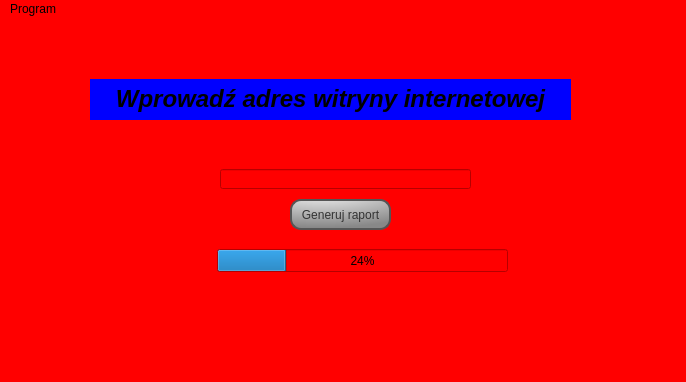
<?xml version="1.0" encoding="UTF-8"?>
<ui version="4.0">
 <class>MainWindow</class>
 <widget class="QMainWindow" name="MainWindow">
  <property name="geometry">
   <rect>
    <x>0</x>
    <y>0</y>
    <width>686</width>
    <height>382</height>
   </rect>
  </property>
  <property name="maximumSize">
   <size>
    <width>686</width>
    <height>16777215</height>
   </size>
  </property>
  <property name="windowTitle">
   <string>MainWindow</string>
  </property>
  <property name="styleSheet">
   <string notr="true">background-color: red;</string>
  </property>
  <widget class="QWidget" name="centralwidget">
   <widget class="QPushButton" name="generateButton">
    <property name="geometry">
     <rect>
      <x>290</x>
      <y>180</y>
      <width>101</width>
      <height>31</height>
     </rect>
    </property>
    <property name="statusTip">
     <string>Rozpocznij generowanie raportu</string>
    </property>
    <property name="styleSheet">
     <string notr="true">QPushButton {
color: #333;
border: 2px solid #555;
border-radius: 11px;
padding: 5px;
background: qradialgradient(cx: 0.3, cy: -0.4,fx: 0.3, fy: -0.4, radius: 1.35, stop: 0 #fff, stop: 1 #888);
 }</string>
    </property>
    <property name="text">
     <string>Generuj raport</string>
    </property>
   </widget>
   <widget class="QLineEdit" name="inputAddress">
    <property name="geometry">
     <rect>
      <x>220</x>
      <y>150</y>
      <width>251</width>
      <height>20</height>
     </rect>
    </property>
    <property name="statusTip">
     <string>Wprowadź adres witryny internetowej, aby uzyskać informacje</string>
    </property>
   </widget>
   <widget class="QLabel" name="labelAddress">
    <property name="geometry">
     <rect>
      <x>90</x>
      <y>60</y>
      <width>481</width>
      <height>41</height>
     </rect>
    </property>
    <property name="styleSheet">
     <string notr="true">background-color: blue</string>
    </property>
    <property name="text">
     <string>&lt;html&gt;&lt;head/&gt;&lt;body&gt;&lt;p align=&quot;center&quot;&gt;&lt;span style=&quot; font-size:18pt; font-weight:600; font-style:italic;&quot;&gt;Wprowadź adres witryny internetowej&lt;/span&gt;&lt;/p&gt;&lt;/body&gt;&lt;/html&gt;</string>
    </property>
   </widget>
   <widget class="QProgressBar" name="progressBar">
    <property name="geometry">
     <rect>
      <x>217</x>
      <y>230</y>
      <width>291</width>
      <height>23</height>
     </rect>
    </property>
    <property name="value">
     <number>24</number>
    </property>
   </widget>
  </widget>
  <widget class="QMenuBar" name="menubar">
   <property name="geometry">
    <rect>
     <x>0</x>
     <y>0</y>
     <width>686</width>
     <height>21</height>
    </rect>
   </property>
   <widget class="QMenu" name="menuProgram">
    <property name="title">
     <string>Program</string>
    </property>
    <addaction name="actionInformacje"/>
    <addaction name="actionZamknij"/>
   </widget>
   <addaction name="menuProgram"/>
  </widget>
  <widget class="QStatusBar" name="statusbar"/>
  <action name="actionInformacje">
   <property name="text">
    <string>Informacje</string>
   </property>
  </action>
  <action name="actionZamknij">
   <property name="text">
    <string>Zamknij</string>
   </property>
  </action>
 </widget>
 <resources/>
 <connections>
  <connection>
   <sender>actionZamknij</sender>
   <signal>triggered(bool)</signal>
   <receiver>MainWindow</receiver>
   <slot>close()</slot>
   <hints>
    <hint type="sourcelabel">
     <x>-1</x>
     <y>-1</y>
    </hint>
    <hint type="destinationlabel">
     <x>399</x>
     <y>299</y>
    </hint>
   </hints>
  </connection>
 </connections>
</ui>
